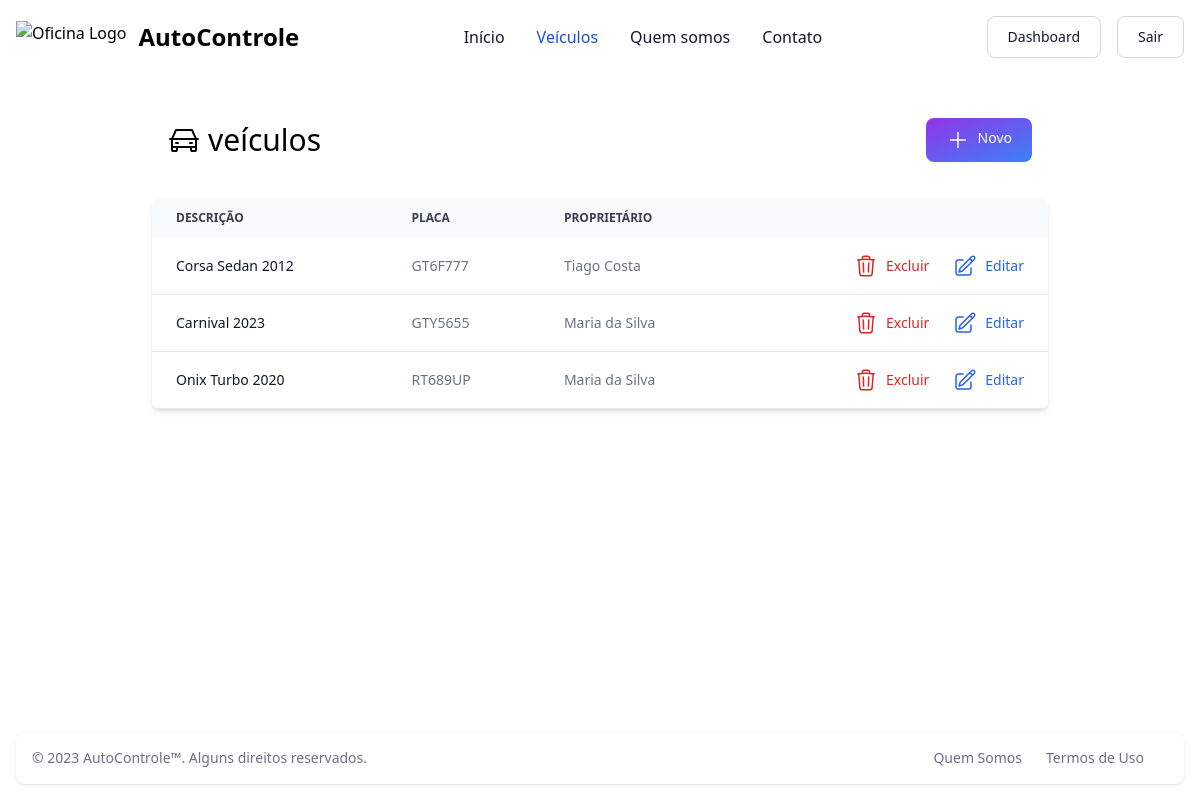
Page /veiculos/ (signed in) on the earlier database version.
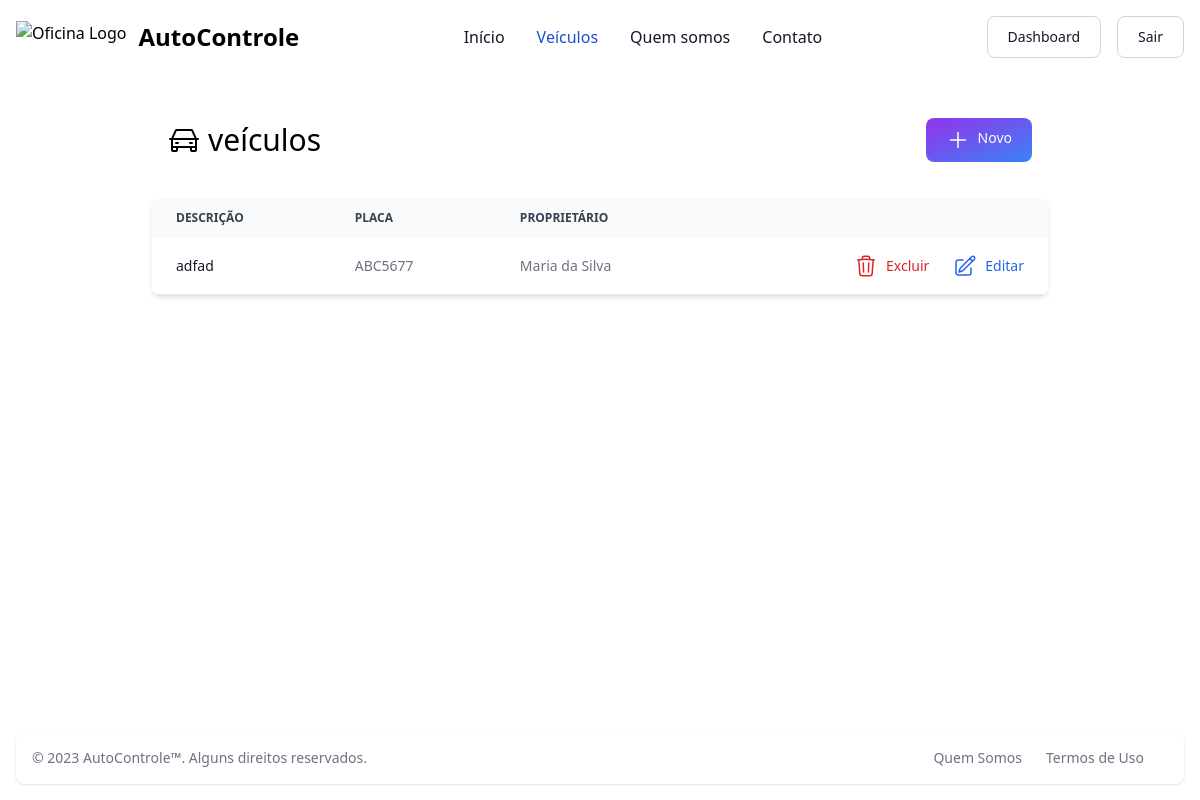
Same page on the later database version.
### core/models.py (models this page shows, shortened)
class Veiculo(models.Model):
    placa = models.CharField(max_length=7)
    descricao = models.CharField(max_length=255)
    cliente = models.ForeignKey(Cliente, on_delete=models.CASCADE, related_name='veiculos')
    equipes = models.ManyToManyField(Equipe, through='VeiculoEquipe')
    class Meta:
        verbose_name = 'Veículo'
        verbose_name_plural = 'Veículos'

class Cliente(models.Model):
    pessoa = models.OneToOneField(Pessoa, on_delete=models.CASCADE)
    class Meta:
        verbose_name = 'Cliente'
        verbose_name_plural = 'Clientes'

class Pessoa(models.Model):
    nome = models.CharField(max_length=255)
    endereco = models.CharField(max_length=255)
    class Meta:
        verbose_name = 'Pessoa'
        verbose_name_plural = 'Pessoas'

### veiculo/views.py (the view)
# urls.py: path('', views.VeiculoListView.as_view(), name='listar'),
class VeiculoListView(LoginRequiredMixin, ListView):
    model = Veiculo
    template_name = 'veiculo/veiculo_list.html'
    paginate_by = 5
    def get_queryset(self):
        queryset = super(VeiculoListView, self).get_queryset()
        return queryset.order_by('placa')

### veiculo/templates/veiculo/veiculo_list.html (shortened to what this page needs)
{% extends 'core/base.html' %}
{% block content %}
<div class="container max-w-4xl py-8 mx-auto">
    <div class="flex justify-between items-center mb-6 px-4">
        <h1 class="flex space-x-2 items-center text-3xl my-4">
            <span>
                veículos
            </span>
        </h1>
        <a href="{% url 'veiculos:criar' %}" title="Cadastrar um novo veículo"
           class="flex space-x-2 text-white bg-gradient-to-br from-purple-600 to-blue-500 hover:bg-gradient-to-bl focus:ring-4 focus:outline-none focus:ring-blue-300 font-medium rounded-lg text-sm px-5 py-2.5">
            <svg xmlns="http://www.w3.org/2000/svg" fill="none" viewBox="0 0 24 24" stroke-width="1.5"
                 stroke="currentColor" class="w-6 h-6">
                <path stroke-linecap="round" stroke-linejoin="round" d="M12 4.5v15m7.5-7.5h-15"/>
            </svg>
            <span>Novo</span>
        </a>
    </div>
    <div class="relative overflow-x-auto shadow-md sm:rounded-lg">
        <table class="w-full text-sm text-left text-gray-500">
            <thead class="text-xs text-gray-700 uppercase bg-gray-50">
            <tr>
                <th scope="col" class="px-6 py-3">
                    Descrição
                </th>
                <th scope="col" class="px-6 py-3">
                    Placa
                </th>
                <th scope="col" class="px-6 py-3">
                    Proprietário
                </th>
                <th scope="col" class="px-6 py-3">
                </th>
            </tr>
            </thead>
            <tbody>
            {% for veiculo in object_list %}
            <tr class="bg-white border-b">
                <th scope="row" class="px-6 py-4 font-medium text-gray-900 whitespace-nowrap">
                    {{ veiculo.descricao}}
                </th>
                <td class="px-6 py-4">
                    {{ veiculo.placa }}
                </td>
                <td class="px-6 py-4">
                    {{ veiculo.cliente.pessoa.nome }}
                </td>
                <td class="px-6 py-4 flex space-x-6 justify-end">
                    <a href="#" data-url="{% url 'veiculos:excluir' veiculo.id %}" data-modal-target="popup-modal" data-modal-toggle="popup-modal"
                       class="flex space-x-2 items-center font-medium text-red-600 hover:underline deleteButton">
                        <span>
                            Excluir
                        </span>
                    </a>
                    <a href="{% url 'veiculos:atualizar' veiculo.id %}"
                       class="flex space-x-2 items-center font-medium text-blue-600 hover:underline">
                        <span>
                            Editar
                        </span>
                    </a>
                </td>
            </tr>
            {% empty %}
            <tr class="bg-white border-b">
                <td colspan="4" class="px-6 py-4 text-center text-lg">
                    Nenhum registro encontrado
                </td>
            </tr>
            {% endfor %}
            </tbody>
        </table>
    </div>
</div>
{% endblock %}

Differences in the rows shown:
removed Veiculo: descricao "Corsa Sedan 2012", placa "GT6F777", cliente.pessoa.nome "Tiago Costa"
removed Veiculo: descricao "Carnival 2023", placa "GTY5655", cliente.pessoa.nome "Maria da Silva"
removed Veiculo: descricao "Onix Turbo 2020", placa "RT689UP", cliente.pessoa.nome "Maria da Silva"
added Veiculo: descricao "adfad", placa "ABC5677", cliente.pessoa.nome "Maria da Silva"
